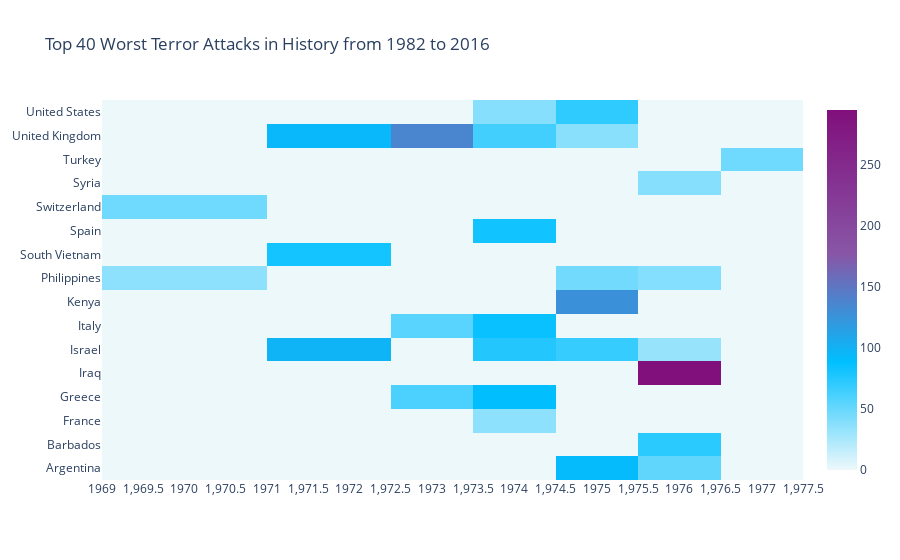

Here is the notebook cell this chart was saved with:
### Code cell
import plotly.offline as py
py.init_notebook_mode(connected=True)
import plotly.graph_objs as go
colorscale = [[0, '#edf8fb'], [.3, '#00BFFF'],  [.6, '#8856a7'],  [1, '#810f7c']]
heatmap = go.Heatmap(z=heat.values, x=heat.columns, y=heat.index, colorscale=colorscale)
data = [heatmap]
layout = go.Layout(
    title='Top 40 Worst Terror Attacks in History from 1982 to 2016',
    xaxis = dict(ticks='', nticks=20),
    yaxis = dict(ticks='')
)
fig = go.Figure(data=data, layout=layout)
py.iplot(fig, filename='heatmap',show_link=False)

### Figure 1 — Plotly figure (JSON) as saved in the notebook; plotly's stock layout.template omitted (floating-point values rounded to 4 significant figures)
{"data": [{"colorscale": [[0, "#edf8fb"], [0.3, "#00BFFF"], [0.6, "#8856a7"], [1, "#810f7c"]], "type": "heatmap", "x": [1970, 1972, 1973, 1974, 1975, 1976, 1977], "y": ["Argentina", "Barbados", "France", "Greece", "Iraq", "Israel", "Italy", "Kenya", "Philippines", "South Vietnam", "Spain", "Switzerland", "Syria", "Turkey", "United Kingdom", "United States"], "z": [[0, 0, 0, 0, 92, 52.5, 0], [0, 0, 0, 0, 0, 73, 0], [0, 0, 0, 36, 0, 0, 0], [0, 0, 60, 88, 0, 0, 0], [0, 0, 0, 0, 0, 295, 0], [0, 98, 0, 75.5, 68, 32, 0], [0, 0, 55.5, 85, 0, 0, 0], [0, 0, 0, 0, 127, 0, 0], [36, 0, 0, 0, 46, 39.5, 0], [0, 81, 0, 0, 0, 0, 0], [0, 0, 0, 82, 0, 0, 0], [47, 0, 0, 0, 0, 0, 0], [0, 0, 0, 0, 0, 39, 0], [0, 0, 0, 0, 0, 0, 47], [0, 94, 136.5, 63.75, 37.5, 0, 0], [0, 0, 0, 39, 71, 0, 0]]}], "layout": {"title": {"text": "Top 40 Worst Terror Attacks in History from 1982 to 2016"}, "xaxis": {"nticks": 20, "ticks": ""}, "yaxis": {"ticks": ""}}}
